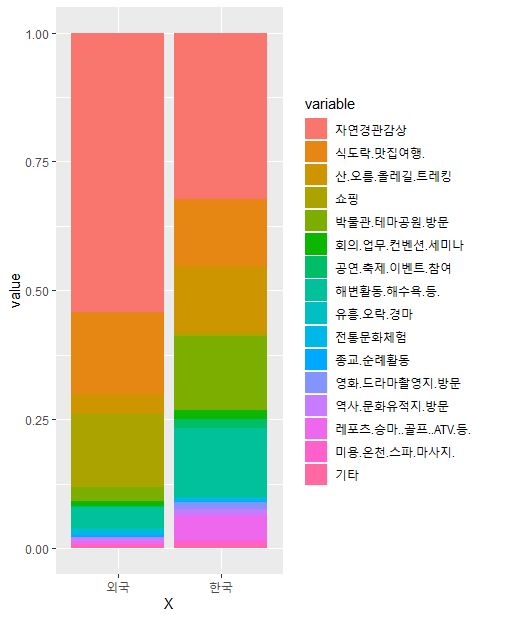

Write R code to recreate this figure.
## 여행만족활동-국내외 [2018 제주도]

library(ggplot2)
library(reshape2)

setwd('D:/6-project/김신혁/191215/5. 관광만족도, 불만족요인')
liked <- read.csv("여행만족활동-국내외.csv", header=T)
liked


liked.df <- melt( liked[, c("X","자연경관감상", "식도락.맛집여행.", "산.오름.올레길.트레킹",
                            "쇼핑", "박물관.테마공원.방문", "회의.업무.컨벤션.세미나",
                            "공연.축제.이벤트.참여", "해변활동.해수욕.등.","유흥.오락.경마",
                            "전통문화체험", "종교.순례활동", "영화.드라마촬영지.방문",
                            "역사.문화유적지.방문", "레포츠.승마..골프..ATV.등.",
                            "미용.온천.스파.마사지.","기타")], id = "X")

ggplot(liked.df)+
  geom_bar(aes(x = X, y=value, fill = variable),
           position = "fill", stat = "identity" )
